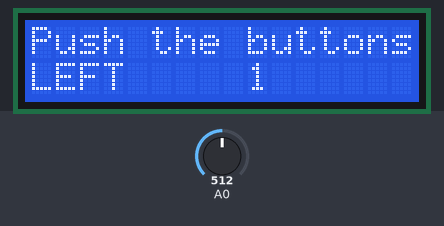
Bench run of a sketch on a simulated Arduino Uno, built with avr-gcc and run on an emulated ATmega328P. On the bench: 16×2 character LCD. The inputs (shaded band) are chosen by the test bench; at power-on: A0 = 512.

Above: at 1.2 s.
1.3 s: A0 set to 460
3.5 s: A0 set to 439
At 4.8 s:
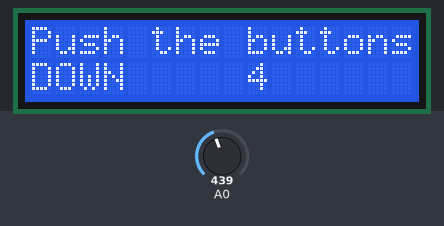
6.5 s: A0 set to 265
8.5 s: A0 set to 239
At 10.5 s:
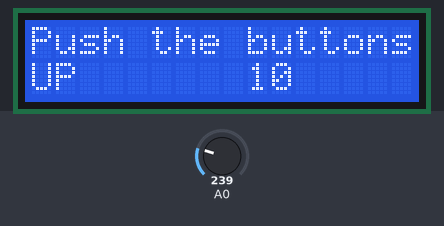
11.5 s: A0 set to 54
13.5 s: A0 set to 45
At 14.8 s:
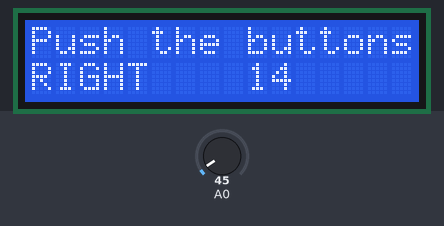
Timing chart, 0 to 16.5 s (numbered marks = the images above; inputs shaded):
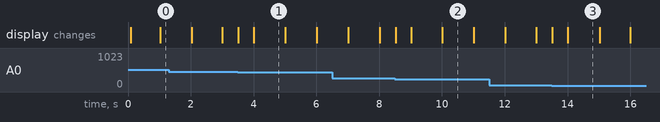

Measured:
- the behaviour switches between 450 and 449 on A0 (found by bisection; images 0 and 1)
- the behaviour switches between 250 and 249 on A0 (found by bisection; images 1 and 2)
- the behaviour switches between 50 and 49 on A0 (found by bisection; images 2 and 3)
- after the input at 3.5 s, the display: first changes at once (image 1 shows a later state)
- after the input at 8.5 s, the display: first changes at once (image 2 shows a later state)
- after the input at 13.5 s, the display: first changes at once (image 3 shows a later state)
- what the display in image 1 shows lasts 1.0 s, from 4.0 s to 5.0 s

The sketch:

LiquidCrystal_buttons.ino
```cpp
#include <LiquidCrystal.h>

int pinRS = 8;
int pinRW = 13;
int enabled = 9;
int pinD0 = 4;
int pinD1 = 5;
int pinD2 = 6;
int pinD3 = 7;

int lcd_key = 0;
int adc_key_in  = 0;
#define btnRIGHT  0
#define btnUP     1
#define btnDOWN   2
#define btnLEFT   3
#define btnSELECT 4
#define btnNONE   5

LiquidCrystal lcd(pinRS, pinRW, enabled, pinD0, pinD1, pinD2, pinD3);

void setup() {
  lcd.begin(16, 2);              // start the library
  lcd.setCursor(0, 0);
  lcd.print("Push the buttons"); // print a simple message
}

void loop() {
  delay(25);
  lcd.setCursor(9, 1);           // move cursor to second line "1" and 9 spaces over
  lcd.print(millis() / 1000);    // display seconds elapsed since power-up


  lcd.setCursor(0, 1);           // move to the begining of the second line

  lcd_key = read_LCD_buttons();

  switch (lcd_key)               // depending on which button was pushed, we perform an action
  {
    case btnRIGHT:
      {
        lcd.print("RIGHT ");
        break;
      }
    case btnLEFT:
      {
        lcd.print("LEFT   ");
        break;
      }
    case btnUP:
      {
        lcd.print("UP    ");
        break;
      }
    case btnDOWN:
      {
        lcd.print("DOWN  ");
        break;
      }
    case btnSELECT:
      {
        lcd.print("SELECT");
        break;
      }
    case btnNONE:
      {
        lcd.print("NONE  ");
        break;
      }
  }
}


// read the buttons
int read_LCD_buttons()
{
  adc_key_in = analogRead(0);      // read the value from the sensor
  // my buttons when read are centered at these valies: 0, 144, 329, 504, 741
  // we add approx 50 to those values and check to see if we are close
  if (adc_key_in > 1000) return btnNONE; // We make this the 1st option for speed reasons since it will be the most likely result
  // For V1.1 us this threshold
  if (adc_key_in < 50)   return btnRIGHT;
  if (adc_key_in < 250)  return btnUP;
  if (adc_key_in < 450)  return btnDOWN;
  if (adc_key_in < 650)  return btnLEFT;
  if (adc_key_in < 850)  return btnSELECT;

  return btnNONE;  // when all others fail, return this...
}
```
